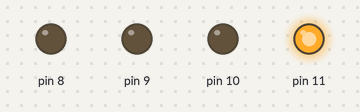
Simulated run of this sketch. Board: Arduino Uno, built with avr-gcc and run on an emulated ATmega328P. Shown: output pins drawn as LEDs (lit = HIGH).

Above: at 0.05 s.
At 0.55 s:
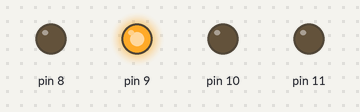
At 1.3 s:
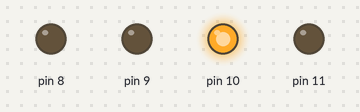
At 1.8 s:
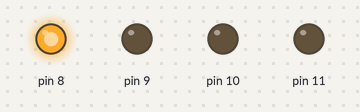
At 2.67 s:
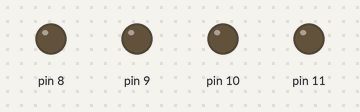
Timing chart, 0 to 3.0 s (numbered marks = the images above):
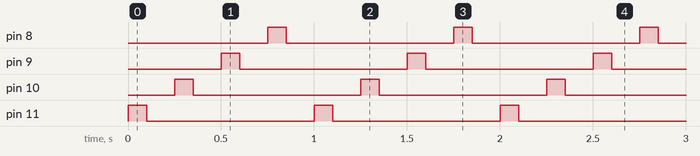

The sketch:

pisca_sequencial2.ino
```cpp
void setup()
{
  pinMode(11, OUTPUT);
  pinMode(10, OUTPUT);
  pinMode(9, OUTPUT);
  pinMode(8, OUTPUT);
}

void loop()
{
  digitalWrite(11, HIGH);
  delay(100);
  digitalWrite(11, LOW);
  delay(150);
  digitalWrite(10, HIGH);
  delay(100);
  digitalWrite(10, LOW);
  delay(150);
  digitalWrite(9, HIGH);
  delay(100);
  digitalWrite(9, LOW);
  delay(150);
  digitalWrite(8, HIGH);
  delay(100);
  digitalWrite(8, LOW);
  delay(150);
}
```

Measured:
- by itself, pin 8–11: alternates HIGH for 0.10 s and LOW for 0.90 s
